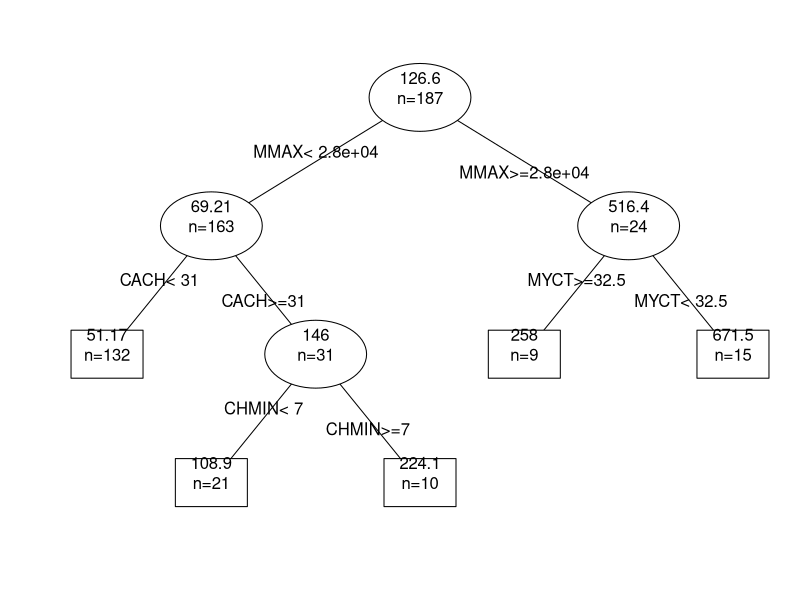
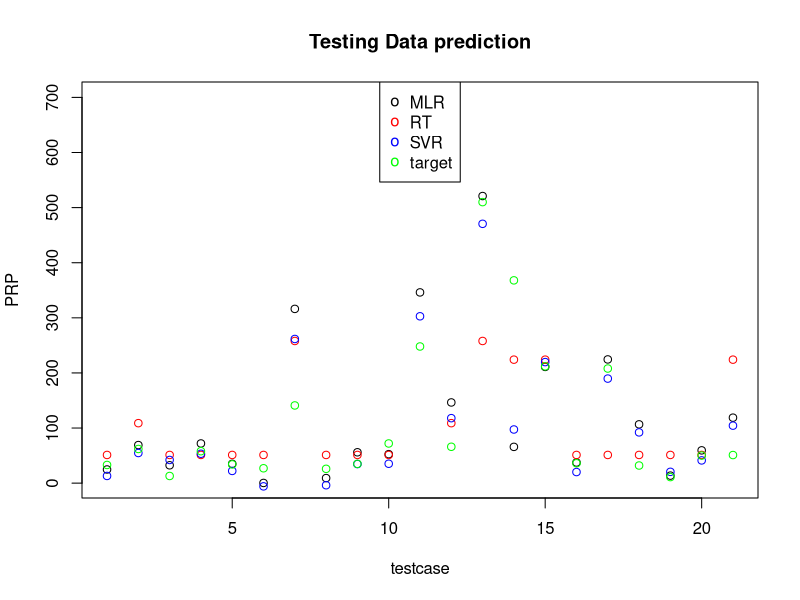
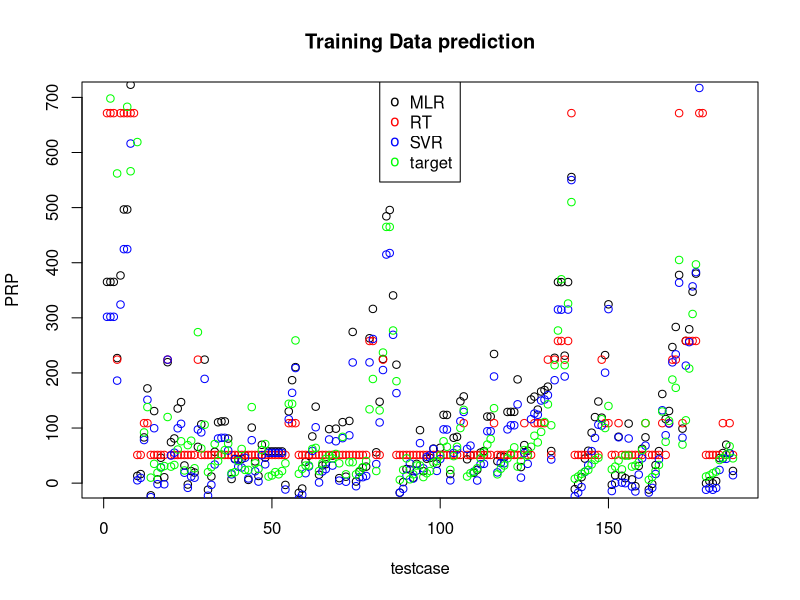

These figures' R source, in order:
#load data
trainData = read.csv("Machine2.csv", header = TRUE)
testData = read.csv("Machinetest.csv", header = TRUE)

#load rpart
library(rpart)
library('kernlab')


#seperate X and Y in train and test data
trainData_x = trainData[,-1];
trainData_y = trainData[,1];

testData_x = testData[,-1];
testData_y = testData[,1];

#calcMSE method
calcMSE = function(predictedY,target) {
	error = predictedY-target
	return(mean(error^2))
}

#calcMAE method
calcMAE = function(predictedY,target) {
	error = abs(predictedY-target)
	return(mean(error))
}

#calcRsq method
calcRsq = function(predictedY,target) {
	errsq = (predictedY-target)^2
	meansq = (target-mean(target))^2
	
	frac = sum(errsq)/sum(meansq)
	rsq = 1-frac

	return(rsq)
}
#set random seed for doing cross validation
set.seed(100)

#create regression tree with cv=5
myTree <- rpart(PRP	~ MYCT+MMIN+MMAX+CACH+CHMIN+CHMAX, data =trainData, control = rpart.control(xval = 5))


#prune tree by choosing CP with min error
cpIndex <- myTree$cptable[which.min(myTree$cptable[,"xerror"]),"CP"]
myPrunedTree <- prune(myTree,cpIndex)

#print text version of tree
#print(myTree)

#print summary
#print(summary(myTree))

#plot tree
#plot(myTree)
#text(myTree,use.n=T)



#plot tree
png("RT-2.png")
par(xpd = TRUE)
plot(myPrunedTree,compress=T,branch=0,uniform=T)
text(myPrunedTree,use.n=T,fancy=T,all=T)
dev.off()




#testing pruned tree
ptTrainOut = predict(myPrunedTree,newdata=trainData);
ptMSE = calcMSE(ptTrainOut,trainData_y);
ptMAE = calcMAE(ptTrainOut,trainData_y);

ptCP = printcp(myPrunedTree)
ptCP.rsq <- 1-ptCP[,c(3,4)] 

#testing pruned tree test data
ptTestOut = predict(myPrunedTree,newdata=testData);
ptTestMSE = calcMSE(ptTestOut,testData_y);
ptTestMAE = calcMAE(ptTestOut,testData_y);

ptTestCP = printcp(myPrunedTree)
ptTestCP.rsq <- 1-ptTestCP[,c(3,4)] 

#SVR

mySvr =  ksvm(PRP	~ MYCT+MMIN+MMAX+CACH+CHMIN+CHMAX,data=trainData,scaled=TRUE,type="nu-svr",kernel="vanilladot", kpar="automatic", class.weights=NULL,cache=100,cross=5);
svrTrainOut = predict(mySvr,newdata=trainData,type="response");

svrMSE = calcMSE(svrTrainOut,trainData_y);
svrMAE = calcMAE(svrTrainOut,trainData_y);
svrRsq = calcRsq(svrTrainOut,trainData_y)


svrTestOut = predict(mySvr,newdata=testData,type="response");

svrTestMSE = calcMSE(svrTestOut,testData_y);
svrTestMAE = calcMAE(svrTestOut,testData_y);
svrTestRsq = calcRsq(svrTestOut,testData_y)




#MLR
myMlr = lm(PRP~ MYCT+MMIN+MMAX+CACH+CHMIN+CHMAX,data=trainData)
mlrTrainOut = predict(myMlr,newdata=trainData)

mlrMSE = calcMSE(mlrTrainOut, trainData_y);
mlrMAE = calcMAE(mlrTrainOut, trainData_y);
mlrSummary = summary(myMlr)


mlrTestOut = predict(myMlr,newdata=testData)

mlrTestMSE = calcMSE(mlrTestOut, testData_y);
mlrTestMAE = calcMAE(mlrTestOut, testData_y);
mlrTestSummary = summary(myMlr)

#plot of results from all three models
png("test-results-ver2.png")
plot(mlrTestOut,xlab="testcase",ylab="PRP",ylim=c(1,700),main="Testing Data prediction")
points(ptTestOut,col='red')
points(svrTestOut,col='blue')
points(testData_y,col='green')
legend("top",legend=c("MLR","RT","SVR","target"),pch='o',col=c("black","red","blue","green"));
dev.off()

#plot of results from all three models
png("train-results-ver2.png")
plot(mlrTrainOut,xlab="testcase",ylab="PRP",ylim=c(1,700),main="Training Data prediction")
points(ptTrainOut,col='red')
points(svrTrainOut,col='blue')
points(trainData_y,col='green')
legend("top",legend=c("MLR","RT","SVR","target"),pch='o',col=c("black","red","blue","green"));
dev.off()

#print MSE results
print("Train MSE-RT")
print(ptMSE)
print("Train MSE-SVR")
print(svrMSE)
print("Train MSE-MLR")
print(mlrMSE)

#print MAE results
print("Train-MAE-RT")
print(ptMAE)
print("Train-MAE-SVR")
print(svrMAE)
print("Train-MAE-MLR")
print(mlrMAE)

#print R-squared results
print("RT train r-squared:")
print(ptCP.rsq[nrow(ptCP.rsq),1])
print("SVR train r-squared:")
print(svrRsq)
print("MLR train r-squared:")
print(mlrSummary$r.squared)


#print MSE results
print("Test MSE-RT")
print(ptTestMSE)
print("Test MSE-SVR")
print(svrTestMSE)
print("Test MSE-MLR")
print(mlrTestMSE)

#print MAE results
print("Test-MAE-RT")
print(ptTestMAE)
print("Test-MAE-SVR")
print(svrTestMAE)
print("Test-MAE-MLR")
print(mlrTestMAE)

#print R-squared results
print("RT Test r-squared:")
print(ptTestCP.rsq[nrow(ptTestCP.rsq),1])
print("SVR Test r-squared:")
print(svrTestRsq)
print("MLR Test r-squared:")
print(mlrTestSummary$r.squared)


#print R-squared results
print("RT calc test r-squared:")
print(calcRsq(ptTestOut,testData_y))

print("MLR calc test r-squared:")
print(calcRsq(mlrTestOut,testData_y))
